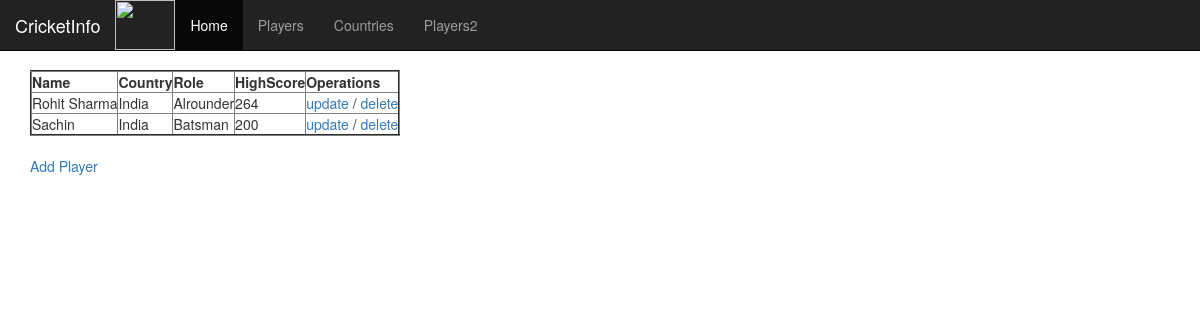
Screenshot of /players/ with the database file from the repository.
### info/models.py (models this page shows)
class Player(models.Model):
    name = models.CharField(max_length=250, unique=True)
    country = models.CharField(max_length=250)
    role = models.CharField(max_length=250)
    hs = models.IntegerField(blank=True,default=True)

### info/views.py (the view)
# urls.py: path("players/", players_view),
def players_view(request):
    player = Player.objects.all()
    return render(request, 'info/players.html',{'player':player})

### info/templates/info/players.html
{% extends 'info/home.html' %}
{% block container %}
    <br>
    <table border="2">
        <tr>
            <th>Name</th>
            <th>Country</th>
            <th>Role</th>
            <th>HighScore</th>
            <th>Operations</th>
        </tr>
        {% for ply in player %}
        <tr>
            <td>{{ ply.name }}</td>
            <td>{{ ply.country }}</td>
            <td>{{ ply.role }}</td>
            <td>{{ ply.hs }}</td>
            <td>
                <a href="/update_player/{{ply.id}}">update</a> /
                <a href="/delete_player/{{ply.id}}">delete</a>
            </td>
        </tr>
        {% endfor %}
    </table><br>
    <a href="/add_player">Add Player</a><br>
{% endblock %}

### rows the page displays
Player: name "Rohit Sharma", country "India", role "Alrounder", hs "264"
Player: name "Sachin", country "India", role "Batsman", hs "200"
